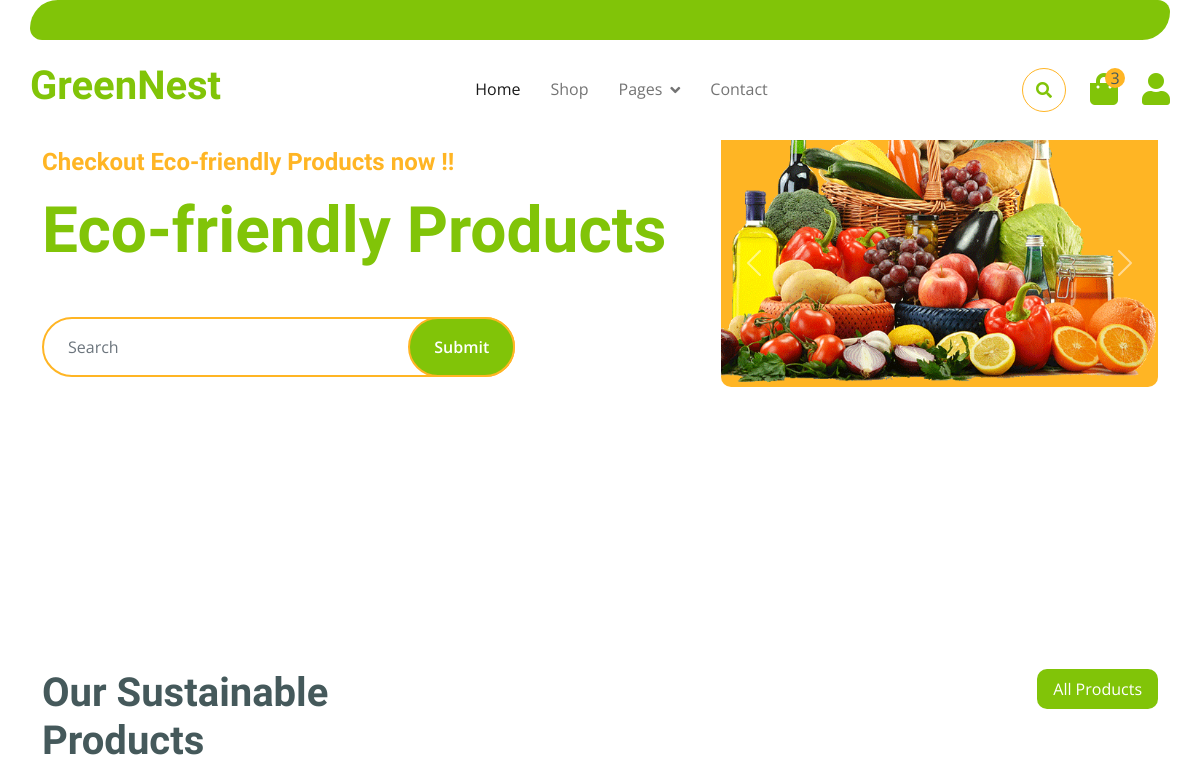
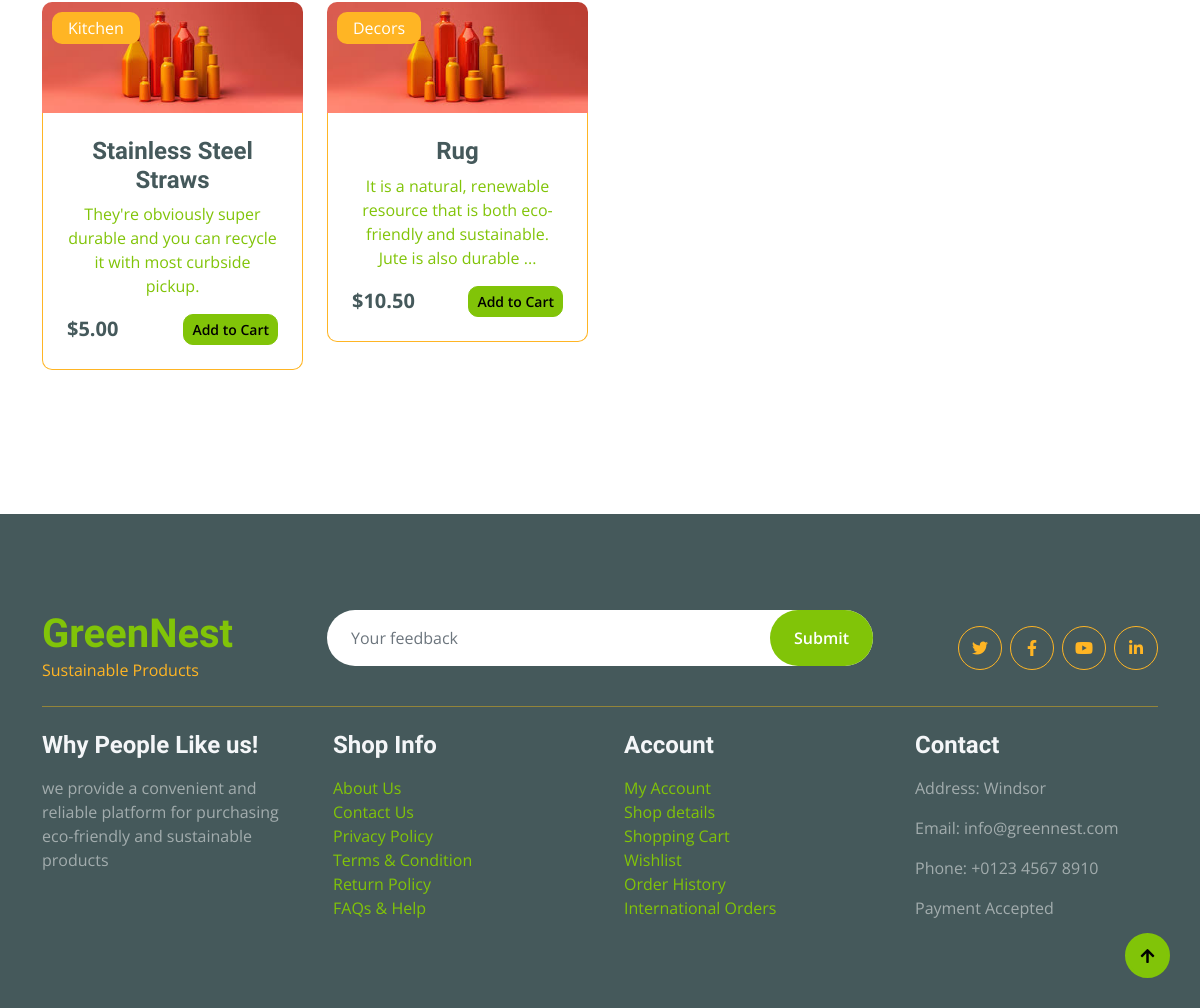
The app's page /, older data (2 pictures, top to bottom).
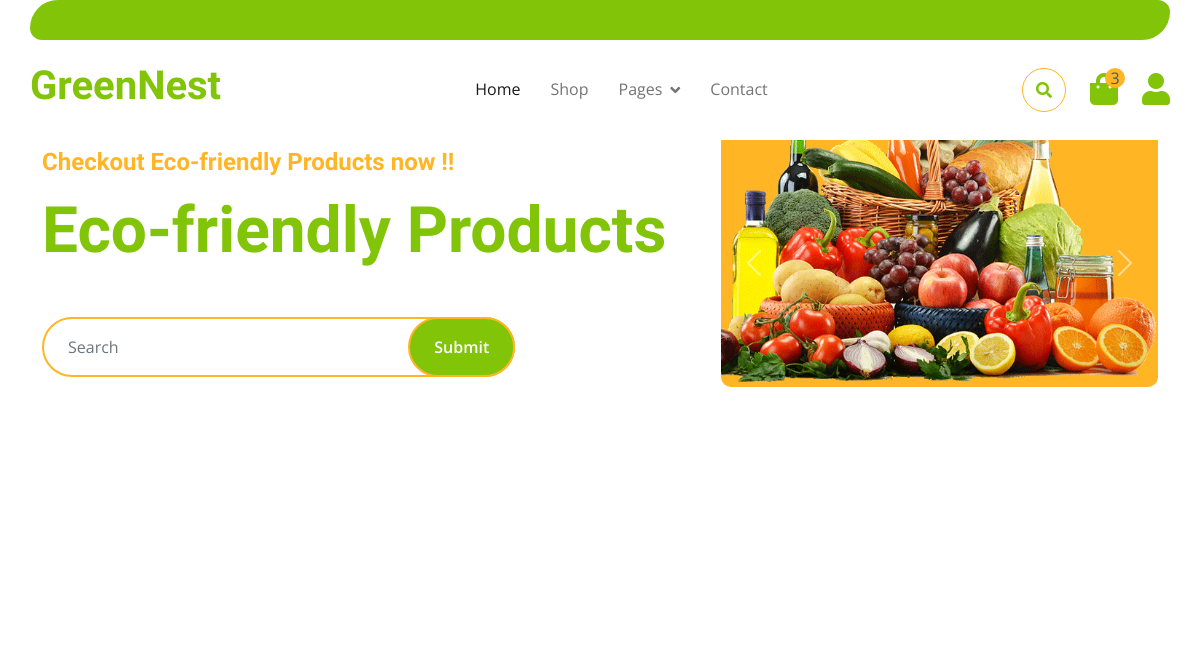
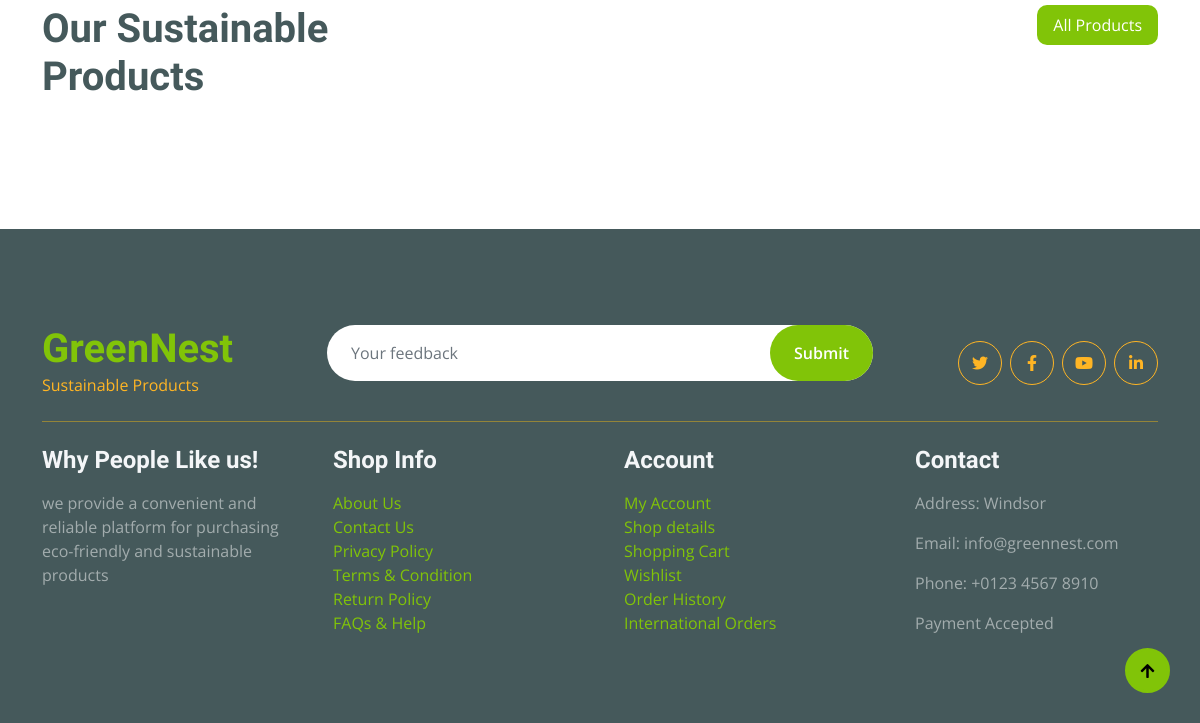
The same page, newer data (2 pictures, top to bottom).
### landingPage/models.py (models this page shows, shortened)
class Product(models.Model):
    name = models.CharField(max_length=255)
    description = models.TextField(default='')
    price = models.DecimalField(max_digits=10, decimal_places=2)
    category = models.ForeignKey(Category, on_delete=models.CASCADE, related_name='products')
    stock = models.PositiveIntegerField(default=100)
    image = models.ImageField(upload_to='products/images/')
    brand = models.CharField(max_length=255, default='')
    date_added = models.DateTimeField(default=timezone.now)
    last_updated = models.DateTimeField(auto_now=True)
    discount_price = models.DecimalField(max_digits=10, decimal_places=2, null=True, blank=True)
    expiration_date = models.DateField(default=one_year_from_today)
    rating = models.PositiveIntegerField(validators=[validate_rating], null=True, blank=True)

class Category(models.Model):
    CATEGORY_CHOICES = [
        ('Kitchen', 'Kitchen'),
        ('Bathroom', 'Bathroom'),
        ('Cleaning', 'Cleaning'),
        ('Decor', 'Decor'),
    ]
    name = models.CharField(max_length=100, choices=CATEGORY_CHOICES,unique=True)

### landingPage/views.py (the view)
# urls.py: path('', views.index, name='index'),
def index(request):
    products = Product.objects.all()
    return render(request, 'landingPage/index.html', {'products' : products})

### landingPage/templatetags/custom_filters.py (called while the page is built)
@register.filter(name='truncate_with_ellipsis')
def truncate_with_ellipsis(value, max_length):
    if len(value) > max_length:
        return value[:max_length] + '...'
    return value

### landingPage/templates/landingPage/index.html (shortened to what this page needs)
{% extends 'landingPage/base.html' %}
{% load static %}
{% load cart %}
{% load custom_filter %}
{% load custom_filters %}
{% block content %}
    <div class="container-fluid py-5 mb-5 hero-header">
        <div class="container py-5">
            <div class="row g-5 align-items-center">
                <div class="col-md-12 col-lg-7">
                    <h4 class="mb-3 text-secondary">Checkout Eco-friendly Products now !!</h4>
                    <h1 class="mb-5 display-3 text-primary">Eco-friendly Products</h1>
                    <div class="position-relative mx-auto">
                        <input class="form-control border-2 border-secondary w-75 py-3 px-4 rounded-pill" type="number" placeholder="Search">
                        <button type="submit" class="btn btn-primary border-2 border-secondary py-3 px-4 position-absolute rounded-pill text-white h-100" style="top: 0; right: 25%;">Submit</button>
                    </div>
                </div>
                <div class="col-md-12 col-lg-5">
                    <div id="carouselId" class="carousel slide position-relative" data-bs-ride="carousel">
                        <div class="carousel-inner" role="listbox">
                            <div class="carousel-item active rounded">
                                <img src="{% static 'img/hero-img-1.png' %}" class="img-fluid w-100 h-100 bg-secondary rounded" alt="First slide">
                                <a href="#" class="btn px-4 py-2 text-white rounded">Eco-friendly Products</a>
                            </div>
                        </div>
                        <button class="carousel-control-prev" type="button" data-bs-target="#carouselId" data-bs-slide="prev">
                            <span class="carousel-control-prev-icon" aria-hidden="true"></span>
                        </button>
                        <button class="carousel-control-next" type="button" data-bs-target="#carouselId" data-bs-slide="next">
                            <span class="carousel-control-next-icon" aria-hidden="true"></span>
                        </button>
                    </div>
                </div>
            </div>
        </div>
    </div>
    <div class="container-fluid py-5">
        <div class="container py-5">
            <div class="tab-class text-center">
                <div class="row g-4">
                    <div class="col-lg-4 text-start">
                        <h1>Our Sustainable Products</h1>
                    </div>
                    <div class="col-lg-8 text-end">
                        <ul class="nav nav-pills d-inline-flex text-center mb-5">
                            <li class="nav-item">
                                <a class="nav-link {% if not category_id %}active{% endif %}" href="{% url 'landingPage:index' %}">All Products</a>
                            </li>
                        </ul>
                    </div>
                </div>
                <div class="tab-content">
                    <div class="row g-4">
                        {% for product in products %}
                        <div class="col-md-6 col-lg-4 col-xl-3">
                            <a href="{% url 'landingPage:product_detail' product.id %}">
                            <div class="rounded position-relative fruite-item">
                                <div class="fruite-img">
                                    <img src="{{ product.image.url }}" class="img-fluid w-100 rounded-top" alt="{{ product.name }}">
                                </div>
                                <div class="text-white bg-secondary px-3 py-1 rounded position-absolute" style="top: 10px; left: 10px;">{{ product.category.name }}</div>
                                <div class="p-4 border border-secondary border-top-0 rounded-bottom">
                                    <h4>{{ product.name }}</h4>
                                    <p>{{ product.description|truncate_with_ellipsis:100 }}</p>
                                </a>
                                    <div class="d-flex justify-content-between flex-lg-wrap">
                                        <p class="text-dark fs-5 fw-bold mb-0">${{ product.price|floatformat:"2" }}</p>
                                        {% if product|is_in_cart:request.session.cart %}
                                            <div class="row no-gutters">
                                                <form action="" class="col-2" method="post">
                                                    {% csrf_token %}
                                                    <input type="hidden" name="product_id" value="{{ product.id }}">
                                                    <input type="hidden" name="remove" value="True">
                                                    <button type="submit" class="btn btn-danger btn-sm">-</button>
                                                </form>
                                                <div class="text-center col">{{ product|cart_quantity:request.session.cart }} in Cart</div>
                                                <form action="" class="col-2" method="post">
                                                    {% csrf_token %}
                                                    <input type="hidden" name="product_id" value="{{ product.id }}">
                                                    <button type="submit" class="btn btn-primary btn-sm">+</button>
                                                </form>
                                            </div>
                                        {% else %}
                                            <form action="" method="post">
                                                <button type="submit" class="btn btn-primary btn-sm">Add to Cart</button>
                                            </form>
                                        {% endif %}
                                    </div>
                                </div>
                            </div>
                        </div>
                        {% endfor %}
                    </div>
                </div>
            </div>
        </div>
    </div>
{% endblock %}

### landingPage/templates/landingPage/base.html (shortened to what this page needs)
{% load static %}
<!DOCTYPE html>
<html lang="en">
<head>
    <link rel="stylesheet" href="https://use.fontawesome.com/releases/v5.15.4/css/all.css"/>
    <link href="https://cdn.jsdelivr.net/npm/bootstrap-icons@1.4.1/font/bootstrap-icons.css" rel="stylesheet">
    <link href="{% static 'lib/lightbox/css/lightbox.min.css' %}" rel="stylesheet">
    <link href="{% static 'lib/owlcarousel/assets/owl.carousel.min.css' %}" rel="stylesheet">
    <link href="{% static 'css/bootstrap.min.css' %}" rel="stylesheet">
    <link rel="stylesheet" type="text/css" href="{% static 'css/landingPage.css' %}">
</head>
<body>
    <div class="container-fluid fixed-top">
        <div class="container topbar bg-primary d-none d-lg-block">
        </div>
        <div class="container px-0">
            <nav class="navbar navbar-light bg-white navbar-expand-xl">
                <a href="{% url 'landingPage:index' %}" class="navbar-brand"><h1 class="text-primary display-6">GreenNest</h1></a>
                <div class="collapse navbar-collapse bg-white" id="navbarCollapse">
                    <div class="navbar-nav mx-auto">
                        <a href="{% url 'landingPage:index' %}" class="nav-item nav-link active">Home</a>
                        <a href="{% url 'landingPage:shop' %}" class="nav-item nav-link">Shop</a>
                        <div class="nav-item dropdown">
                            <a href="#" class="nav-link dropdown-toggle" data-bs-toggle="dropdown">Pages</a>
                        </div>
                        <a href="{% url 'landingPage:contact' %}" class="nav-item nav-link">Contact</a>
                    </div>
                    <div class="d-flex m-3 me-0">
                        <button class="btn-search btn border border-secondary btn-md-square rounded-circle bg-white me-4" data-bs-toggle="modal" data-bs-target="#searchModal"><i class="fas fa-search text-primary"></i></button>
                        <a href="{% url 'landingPage:cart' %}" class="position-relative me-4 my-auto">
                            <i class="fa fa-shopping-bag fa-2x"></i>
                            <span class="position-absolute bg-secondary rounded-circle d-flex align-items-center justify-content-center text-dark px-1" style="top: -5px; left: 15px; height: 20px; min-width: 20px;">3</span>
                        </a>
                        <a href="{% url 'landingPage:login' %}" class="my-auto">
                            <i class="fas fa-user fa-2x"></i>
                        </a>
                    </div>
                </div>
            </nav>
        </div>
    </div>
    {% block content %}{% endblock %}
    <div class="container-fluid bg-dark text-white-50 footer pt-5 mt-5">
        <div class="container py-5">
            <div class="pb-4 mb-4" style="border-bottom: 1px solid rgba(226, 175, 24, 0.5) ;">
                <div class="row g-4">
                    <div class="col-lg-3">
                        <a href="#">
                            <h1 class="text-primary mb-0">GreenNest</h1>
                            <p class="text-secondary mb-0">Sustainable Products</p>
                        </a>
                    </div>
                    <div class="col-lg-6">
                        <div class="position-relative mx-auto">
                            <input class="form-control border-0 w-100 py-3 px-4 rounded-pill" type="number" placeholder="Your feedback">
                            <button type="submit" class="btn btn-primary border-0 border-secondary py-3 px-4 position-absolute rounded-pill text-white" style="top: 0; right: 0;">Submit</button>
                        </div>
                    </div>
                    <div class="col-lg-3">
                        <div class="d-flex justify-content-end pt-3">
                            <a class="btn  btn-outline-secondary me-2 btn-md-square rounded-circle" href=""><i class="fab fa-twitter"></i></a>
                            <a class="btn btn-outline-secondary me-2 btn-md-square rounded-circle" href=""><i class="fab fa-facebook-f"></i></a>
                            <a class="btn btn-outline-secondary me-2 btn-md-square rounded-circle" href=""><i class="fab fa-youtube"></i></a>
                            <a class="btn btn-outline-secondary btn-md-square rounded-circle" href=""><i class="fab fa-linkedin-in"></i></a>
                        </div>
                    </div>
                </div>
            </div>
            <div class="row g-5">
                <div class="col-lg-3 col-md-6">
                    <div class="footer-item">
                        <h4 class="text-light mb-3">Why People Like us!</h4>
                        <p class="mb-4">we provide a convenient and reliable platform for purchasing eco-friendly and sustainable products</p>
                    </div>
                </div>
                <div class="col-lg-3 col-md-6">
                    <div class="d-flex flex-column text-start footer-item">
                        <h4 class="text-light mb-3">Shop Info</h4>
                        <a class="btn-link" href="">About Us</a>
                        <a class="btn-link" href="">Contact Us</a>
                        <a class="btn-link" href="">Privacy Policy</a>
                        <a class="btn-link" href="">Terms & Condition</a>
                        <a class="btn-link" href="">Return Policy</a>
                        <a class="btn-link" href="">FAQs & Help</a>
                    </div>
                </div>
                <div class="col-lg-3 col-md-6">
                    <div class="d-flex flex-column text-start footer-item">
                        <h4 class="text-light mb-3">Account</h4>
                        <a class="btn-link" href="">My Account</a>
                        <a class="btn-link" href="">Shop details</a>
                        <a class="btn-link" href="">Shopping Cart</a>
                        <a class="btn-link" href="">Wishlist</a>
                        <a class="btn-link" href="">Order History</a>
                        <a class="btn-link" href="">International Orders</a>
                    </div>
                </div>
                <div class="col-lg-3 col-md-6">
                    <div class="footer-item">
                        <h4 class="text-light mb-3">Contact</h4>
                        <p>Address: Windsor</p>
                        <p>Email: info@greennest.com</p>
                        <p>Phone: +0123 4567 8910</p>
                        <p>Payment Accepted</p>
                    </div>
                </div>
            </div>
        </div>
    </div>
    <a href="#" class="btn btn-primary border-3 border-primary rounded-circle back-to-top"><i class="fa fa-arrow-up"></i></a>
</body>
</html>

### static/css/landingPage.css (style rules this page uses)
.back-to-top { position: fixed; right: 30px; bottom: 30px; display: flex; width: 45px; height: 45px; align-items: center; justify-content: center; transition: 0.5s; z-index: 99; }
.btn { font-weight: 600; transition: .5s; }
.btn-md-square { width: 44px; height: 44px; }
.btn-square, .btn-sm-square, .btn-md-square, .btn-lg-square { padding: 0; display: flex; align-items: center; justify-content: center; font-weight: normal; }
.btn.border-secondary { transition: 0.5s; }
.fixed-top { transition: 0.5s; background: var(--bs-white); border: 0; }
.topbar { padding: 20px; border-radius: 230px 100px; }
.navbar .navbar-nav .nav-link { padding: 10px 15px; font-size: 16px; transition: .5s; }
.navbar { height: 100px; border-bottom: 1px solid rgba(255, 255, 255, .1); }
.navbar .dropdown-toggle::after { border: none; content: "\f107"; font-family: "Font Awesome 5 Free"; font-weight: 700; vertical-align: middle; margin-left: 8px; }

Row changes from the older to the newer data that the page shows:
removed Product: image (picture), category.name "Kitchen", name "Stainless Steel Straws", description "They're obviously super durable and you can recycle it with most curbside pickup.", price "5.00"
removed Product: image (picture), category.name "Decors", name "Rug", description "It is a natural, renewable resource that is both eco-friendly and sustainable. Jute is also durable ...", price "10.50"
